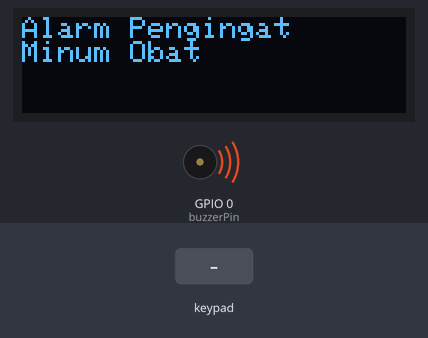
Recording of a sketch running on a simulated ESP32. Shown: 128×32 one-colour display, buzzer (waves = sounding, pin HIGH). The test bench sets the inputs (shaded band). WiFi joins after 1.5 s; servers stay silent unless stated; the local clock reads 2024-03-15 10:24:30 at power-on unless the sketch sets it; EEPROM starts erased; what the sketch prints to the serial monitor is not drawn.

Above: at 2.3 s.
At 6.4 s:
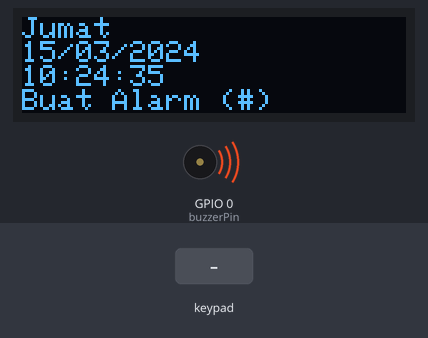
6.5 s: key '#' pressed
At 8.9 s:
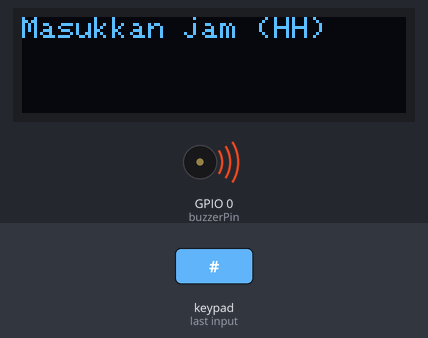
9.2 s: keypad keys 1 4 2 7 2 6 2 5 pressed 1.481 s apart
At 17.7 s:
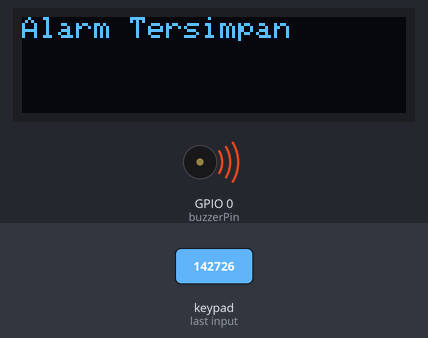
Timing chart, 0 to 19.2 s (numbered marks = the images above; inputs shaded):
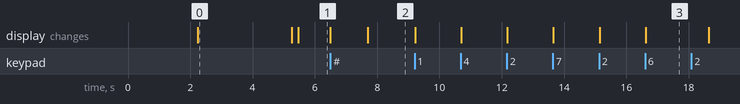

The sketch:

ESP_1_Client.ino
```cpp
// ESP32 #1: TCP Client + Display

#include <WiFi.h>

#include <Wire.h>
#include <Adafruit_GFX.h>
#include <Adafruit_SSD1306.h>
#include <RTClib.h>
#include <Keypad.h>
#include <Preferences.h>

#define SCREEN_WIDTH 128
#define SCREEN_HEIGHT 32
#define OLED_RESET -1

const char* ssid = "WIFI_SSID";                 // Ganti WiFi yang digunakan
const char* password = "WIFI_PASSWORD";         // Ganti sesuai password WiFi
const char* serverAddress = "WIFI_ADDRESS";     // Isi IP sesuai yang didapat pada ESP_2_Server

const int serverPort = 4080;                    // Default (4080)

const int buzzerPin = 0;                       // Ganti pin Buzzer
bool buzzerOn = false;

const byte ROWS = 4;
const byte COLS = 4;

char keys[ROWS][COLS] = {
  {'1', '2', '3', 'A'},
  {'4', '5', '6', 'B'},
  {'7', '8', '9', 'C'},
  {'*', '0', '#', 'D'}
};

byte rowPins[ROWS] = {14, 27, 26, 25};
byte colPins[COLS] = {33, 32, 18, 19};

Keypad keypad = Keypad(makeKeymap(keys), rowPins, colPins, ROWS, COLS);
Adafruit_SSD1306 display(SCREEN_WIDTH, SCREEN_HEIGHT, &Wire, OLED_RESET);
RTC_DS3231 rtc;

byte alarmHour;
byte alarmMinute;
byte alarmSecond;
byte currentDigit = 0;
bool alarmActive = false;

char days[7][12] = {"Minggu", "Senin", "Selasa", "Rabu", "Kamis", "Jumat", "Sabtu"};

Preferences preferences;

WiFiClient TCPclient;

void setup() {
  Serial.begin(9600);

  Wire.begin();
  rtc.begin();

  // ==============================================================================================
  // Koneksi Wi-Fi

  WiFi.begin(ssid, password);
  while (WiFi.status() != WL_CONNECTED) {
    delay(1000);
    Serial.println("Menghubungkan WiFi...");
  }
  Serial.println("Terhubung ke WiFi");

  // Menghubungkan ke perangkat server (ESP_2_Server)
  if (TCPclient.connect(serverAddress, serverPort)) {
    Serial.println("Terhubung ke TCP server (ESP_2_Server)");
  } else {
    Serial.println("Gagal terhubung ke TCP server, cek kembali ip pada (ESP_2_Server).");
  }

  // ==============================================================================================
  if (rtc.lostPower())
  {
    Serial.println("RTC lost power, let's set the time!");
    rtc.adjust(DateTime(F(__DATE__), F(__TIME__)));
  }

  // Buzzer
  pinMode(buzzerPin, OUTPUT);
  digitalWrite(buzzerPin, HIGH);

  // Display
  display.begin(SSD1306_SWITCHCAPVCC, 0x3C);
  display.clearDisplay();
  display.setTextSize(1);
  display.setTextColor(SSD1306_WHITE);

  // Alarm
  preferences.begin("alarm", false);
  alarmHour = preferences.getUChar("hour", 0);
  alarmMinute = preferences.getUChar("minute", 0);
  alarmSecond = preferences.getUChar("second", 0);
  alarmActive = preferences.getBool("active", false);
  preferences.end();

  Serial.print("Loaded alarm data: ");
  Serial.print(formatDigits(alarmHour));
  Serial.print(':');
  Serial.print(formatDigits(alarmMinute));
  Serial.print(':');
  Serial.println(formatDigits(alarmSecond));

  display.setCursor(0, 0);
  display.println("Alarm Pengingat");
  display.println("Minum Obat");
  display.display();
  delay(3000);
  display.clearDisplay();

  // Menampilkan informasi akses point pada layar OLED
  display.setCursor(0, 0);
  display.println("Access Point");
  display.print("SSID: ");
  display.println(ssid);
  display.print("IP: ");
  display.println(WiFi.localIP());
  display.display();
}

void loop() {

  // Koneksi WiFi
  if (!TCPclient.connected()) {
    Serial.println("Koneksi terputus");
    TCPclient.stop();

    if (TCPclient.connect(serverAddress, serverPort)) {
      Serial.println("Mencoba terhubung ke server");
    } else {
      Serial.println("Gagal terhubung ke server");
    }
  }

  // Vibration
  char key = keypad.getKey();

  DateTime now = rtc.now();
  display.clearDisplay();

  display.setCursor(0, 0);
  display.println(days[now.dayOfTheWeek()]);

  display.print(formatDigits(now.day()));
  display.print('/');
  display.print(formatDigits(now.month()));
  display.print('/');
  display.println(now.year(), DEC);

  display.print(formatDigits(now.hour()));
  display.print(':');
  display.print(formatDigits(now.minute()));
  display.print(':');
  display.println(formatDigits(now.second()));
  display.print("Buat Alarm (#)");

  if (key == '#') {
    setAlarm();
  }

  byte currentHour = now.hour();
  byte currentMinute = now.minute();
  byte currentSecond = now.second();

  if (alarmHour == currentHour && alarmMinute == currentMinute && alarmSecond == currentSecond && !alarmActive && !buzzerOn) {
    alarmActive = true;
    displayAlarmMessage();
  }

  display.display();
  delay(1000);
}

String formatDigits(byte digits) {
  String formatted = String(digits);
  if (digits < 10) {
    formatted = '0' + formatted;
  }
  return formatted;
}

void displayAlarmMessage() {
  display.clearDisplay();
  display.setTextSize(1);
  display.setCursor(0, 0);
  display.println("Minum Obat!");
  display.println("Matikan Alarm (D)");

  display.display();
  Serial.println("Waktunya Minum Obat!");

  // Mengaktifkan buzzer
  digitalWrite(buzzerPin, LOW);
  buzzerOn = true; // Mengaktifkan flag buzzer
  Serial.println("Buzzer turned on."); // Print to serial monitor

  // Kirim perintah ke server
  TCPclient.write('1');
  TCPclient.flush();

  while (alarmActive) {
    char key = keypad.getKey();
    if (key == 'D') {
      alarmActive = false;

      // Mematikan buzzer
      digitalWrite(buzzerPin, HIGH);
      buzzerOn = false; // Menonaktifkan flag buzzer
      Serial.println("Buzzer turned off."); // Print to serial monitor

      display.clearDisplay();
      display.setTextSize(1);
      display.setCursor(0, 0);
      display.println("Alarm dimatikan"); // Menambahkan tulisan "Alarm dimatikan"
      display.display();

      Serial.println("Alarm dimatikan");
    }
  }
}

void setAlarm() {
  display.clearDisplay();
  display.setCursor(0, 0);
  display.println("Masukkan jam (HH)");
  display.display();

  currentDigit = 0;
  while (currentDigit < 6) {
    char key = keypad.getKey();
    if (key >= '0' && key <= '9') {
      if (currentDigit == 0) {
        alarmHour = (key - '0') * 10;
        currentDigit = 1;
        display.print(key);
        display.display();
      } else if (currentDigit == 1) {
        alarmHour += (key - '0');
        currentDigit = 2;
        display.clearDisplay();
        display.setCursor(0, 0);
        display.println("Masukkan menit (MM)");
        display.display();
      } else if (currentDigit == 2) {
        alarmMinute = (key - '0') * 10;
        currentDigit = 3;
        display.print(key);
        display.display();
      } else if (currentDigit == 3) {
        alarmMinute += (key - '0');
        currentDigit = 4;
        display.clearDisplay();
        display.setCursor(0, 0);
        display.println("Masukkan detik (SS)");
        display.display();
      } else if (currentDigit == 4) {
        alarmSecond = (key - '0') * 10;
        currentDigit = 5;
        display.print(key);
        display.display();
      } else if (currentDigit == 5) {
        alarmSecond += (key - '0');
        currentDigit = 6;
        display.clearDisplay();
        display.setCursor(0, 0);
        display.println("Alarm Tersimpan");
        display.display();

        preferences.begin("alarm", false);
        preferences.putUChar("hour", alarmHour);
        preferences.putUChar("minute", alarmMinute);
        preferences.putUChar("second", alarmSecond);
        preferences.end();

        Serial.print("Stored alarm data: ");
        Serial.print(formatDigits(alarmHour));
        Serial.print(':');
        Serial.print(formatDigits(alarmMinute));
        Serial.print(':');
        Serial.println(formatDigits(alarmSecond));

        delay(2000);
        display.clearDisplay();
      }
    }
  }
}
```

Measured:
- after the input at 6.5 s, the display: changes after 1.2 s (image 2)
- after the input at 9.2 s, the display: first changes at once (image 3 shows a later state)
- what the display in image 0 shows lasts 3.1 s, from 2.2 s to 5.3 s
- what the display in image 1 shows lasts 1.0 s, from 5.5 s to 6.5 s
